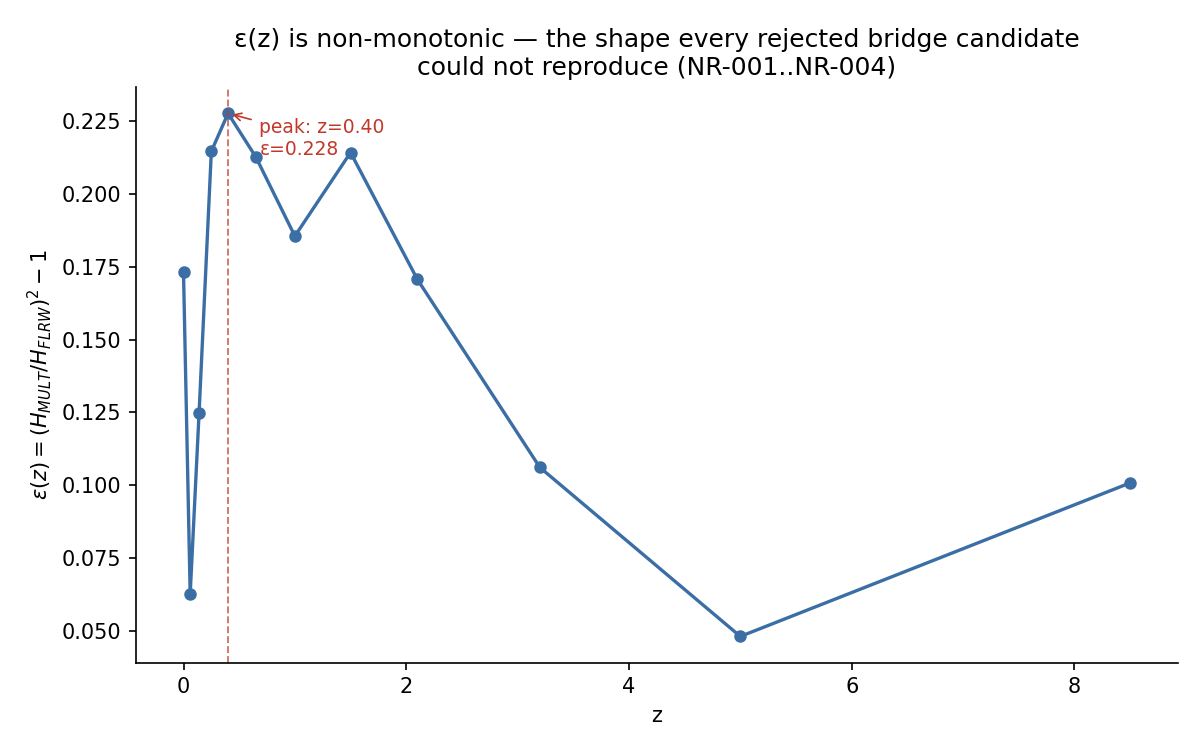

The script that saved this image:
"""F2 — epsilon(z) = (H_MULT/H_FLRW)^2 - 1 is non-monotonic, peaking near
z=0.40. This single shape is why every constant- or power-law bridge
candidate (NR-001, NR-002) and every monotone k_A(z) mechanism (NR-003,
NR-004) was rejected: none of them can produce a peak.

Data: data/table_a1_source_verified.csv (source-verified transcription,
2026-08-03 correction applied). The table's own caption: "Responses, to
our prompt, by one online service that has bases in artificial
intelligence" -- so this curve characterizes THAT response, not a MULTING
calculation (see the book's Table A1 provenance chapter). Plotted here
purely as the descriptive object several bridge candidates tried and
failed to reproduce.

NOT_VALIDATION - NOT_REFUTATION - OUR_RECONSTRUCTION
"""

import csv
from pathlib import Path

import matplotlib.pyplot as plt

HERE = Path(__file__).resolve().parents[3]
CSV = HERE / "data" / "table_a1_source_verified.csv"
OUT = Path(__file__).parent / "f2_epsilon_nonmonotone.png"

with CSV.open(encoding="utf-8") as f:
    lines = [ln for ln in f if not ln.startswith("#")]
rows = list(csv.DictReader(lines))
print(f"loaded {len(rows)} rows from {CSV.name}")

z = [float(r["z"]) for r in rows]
h_mult = [float(r["H_MULT"]) for r in rows]
h_flrw = [float(r["H_FLRW"]) for r in rows]
eps = [(hm / hf) ** 2 - 1 for hm, hf in zip(h_mult, h_flrw, strict=True)]

peak_i = max(range(len(eps)), key=lambda i: eps[i])
print(f"peak: z={z[peak_i]:.2f}, epsilon={eps[peak_i]:.3f}")

fig, ax = plt.subplots(figsize=(8, 5))
ax.plot(z, eps, "o-", color="#3b6ea5", lw=1.6, ms=5)
ax.axvline(z[peak_i], color="#c0392b", ls="--", lw=0.9, alpha=0.7)
ax.annotate(
    f"peak: z={z[peak_i]:.2f}\nε={eps[peak_i]:.3f}",
    xy=(z[peak_i], eps[peak_i]),
    xytext=(15, -20),
    textcoords="offset points",
    fontsize=9,
    color="#c0392b",
    arrowprops={"arrowstyle": "->", "color": "#c0392b", "lw": 0.8},
)
ax.set_xlabel("z")
ax.set_ylabel(r"$\epsilon(z) = (H_{MULT}/H_{FLRW})^2 - 1$")
ax.set_title(
    "ε(z) is non-monotonic — the shape every rejected bridge candidate\ncould not reproduce (NR-001..NR-004)"
)
ax.spines[["top", "right"]].set_visible(False)
fig.tight_layout()
fig.savefig(OUT, dpi=150)
print(f"saved {OUT}")
